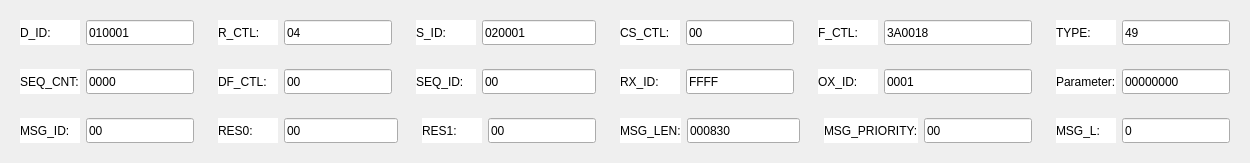
          <widget class="QWidget" name="widget_9" native="true">
           <property name="styleSheet">
            <string notr="true">#widget_9{
background-color: rgb(255, 255, 255);
border:1px solid rgb(70,90,120);
border-radius:3px;
}</string>
           </property>
           <layout class="QGridLayout" name="gridLayout_14">
            <item row="0" column="0">
             <widget class="QWidget" name="widget_10" native="true">
              <layout class="QGridLayout" name="gridLayout_15">
               <item row="0" column="0">
                <widget class="QLabel" name="label_8">
                 <property name="minimumSize">
                  <size>
                   <width>60</width>
                   <height>0</height>
                  </size>
                 </property>
                 <property name="styleSheet">
                  <string notr="true">color: rgb(0,0,0);
font: 75 11pt &quot;微软雅黑&quot;;
background-color: rgb(255,255,255);</string>
                 </property>
                 <property name="text">
                  <string>D_ID:</string>
                 </property>
                </widget>
               </item>
               <item row="0" column="1">
                <widget class="QLineEdit" name="lineEdit_D_ID">
                 <property name="minimumSize">
                  <size>
                   <width>80</width>
                   <height>25</height>
                  </size>
                 </property>
                 <property name="styleSheet">
                  <string notr="true">font: 75 11pt &quot;微软雅黑&quot;;</string>
                 </property>
                 <property name="text">
                  <string>010001</string>
                 </property>
                </widget>
               </item>
              </layout>
             </widget>
            </item>
            <item row="0" column="1">
             <widget class="QWidget" name="widget_11" native="true">
              <layout class="QGridLayout" name="gridLayout_16">
               <item row="0" column="0">
                <widget class="QLabel" name="label_9">
                 <property name="minimumSize">
                  <size>
                   <width>60</width>
                   <height>0</height>
                  </size>
                 </property>
                 <property name="styleSheet">
                  <string notr="true">color: rgb(0,0,0);
font: 75 11pt &quot;微软雅黑&quot;;
background-color: rgb(255,255,255);</string>
                 </property>
                 <property name="text">
                  <string>R_CTL:</string>
                 </property>
                </widget>
               </item>
               <item row="0" column="1">
                <widget class="QLineEdit" name="lineEdit_R_CTL">
                 <property name="minimumSize">
                  <size>
                   <width>80</width>
                   <height>25</height>
                  </size>
                 </property>
                 <property name="styleSheet">
                  <string notr="true">font: 75 11pt &quot;微软雅黑&quot;;</string>
                 </property>
                 <property name="text">
                  <string>04</string>
                 </property>
                </widget>
               </item>
              </layout>
             </widget>
            </item>
            <item row="0" column="2" colspan="2">
             <widget class="QWidget" name="widget_12" native="true">
              <layout class="QGridLayout" name="gridLayout_19">
               <item row="0" column="0">
                <widget class="QLabel" name="label_10">
                 <property name="minimumSize">
                  <size>
                   <width>60</width>
                   <height>0</height>
                  </size>
                 </property>
                 <property name="styleSheet">
                  <string notr="true">color: rgb(0,0,0);
font: 75 11pt &quot;微软雅黑&quot;;
background-color: rgb(255,255,255);</string>
                 </property>
                 <property name="text">
                  <string>S_ID:</string>
                 </property>
                </widget>
               </item>
               <item row="0" column="1">
                <widget class="QLineEdit" name="lineEdit_S_ID">
                 <property name="minimumSize">
                  <size>
                   <width>80</width>
                   <height>25</height>
                  </size>
                 </property>
                 <property name="styleSheet">
                  <string notr="true">font: 75 11pt &quot;微软雅黑&quot;;</string>
                 </property>
                 <property name="text">
                  <string>020001</string>
                 </property>
                </widget>
               </item>
              </layout>
             </widget>
            </item>
            <item row="0" column="4">
             <widget class="QWidget" name="widget_13" native="true">
              <layout class="QGridLayout" name="gridLayout_22">
               <item row="0" column="0">
                <widget class="QLabel" name="label_11">
                 <property name="minimumSize">
                  <size>
                   <width>60</width>
                   <height>0</height>
                  </size>
                 </property>
                 <property name="styleSheet">
                  <string notr="true">color: rgb(0,0,0);
font: 75 11pt &quot;微软雅黑&quot;;
background-color: rgb(255,255,255);</string>
                 </property>
                 <property name="text">
                  <string>CS_CTL:</string>
                 </property>
                </widget>
               </item>
               <item row="0" column="1">
                <widget class="QLineEdit" name="lineEdit_CS_CTL">
                 <property name="minimumSize">
                  <size>
                   <width>80</width>
                   <height>25</height>
                  </size>
                 </property>
                 <property name="styleSheet">
                  <string notr="true">font: 75 11pt &quot;微软雅黑&quot;;</string>
                 </property>
                 <property name="text">
                  <string>00</string>
                 </property>
                </widget>
               </item>
              </layout>
             </widget>
            </item>
            <item row="0" column="5" colspan="2">
             <widget class="QWidget" name="widget_14" native="true">
              <layout class="QGridLayout" name="gridLayout_17">
               <item row="0" column="0">
                <widget class="QLabel" name="label_F_CTL">
                 <property name="minimumSize">
                  <size>
                   <width>60</width>
                   <height>0</height>
                  </size>
                 </property>
                 <property name="styleSheet">
                  <string notr="true">color: rgb(0,0,0);
font: 75 11pt &quot;微软雅黑&quot;;
background-color: rgb(255,255,255);</string>
                 </property>
                 <property name="text">
                  <string>F_CTL:</string>
                 </property>
                </widget>
               </item>
               <item row="0" column="1">
                <widget class="QLineEdit" name="lineEdit_F_CTL">
                 <property name="minimumSize">
                  <size>
                   <width>80</width>
                   <height>25</height>
                  </size>
                 </property>
                 <property name="styleSheet">
                  <string notr="true">font: 75 11pt &quot;微软雅黑&quot;;</string>
                 </property>
                 <property name="text">
                  <string>3A0018</string>
                 </property>
                </widget>
               </item>
              </layout>
             </widget>
            </item>
            <item row="0" column="7">
             <widget class="QWidget" name="widget_15" native="true">
              <layout class="QGridLayout" name="gridLayout_18">
               <item row="0" column="0">
                <widget class="QLabel" name="label_13">
                 <property name="minimumSize">
                  <size>
                   <width>60</width>
                   <height>0</height>
                  </size>
                 </property>
                 <property name="styleSheet">
                  <string notr="true">color: rgb(0,0,0);
font: 75 11pt &quot;微软雅黑&quot;;
background-color: rgb(255,255,255);</string>
                 </property>
                 <property name="text">
                  <string>TYPE:</string>
                 </property>
                </widget>
               </item>
               <item row="0" column="1">
                <widget class="QLineEdit" name="lineEdit_TYPE">
                 <property name="minimumSize">
                  <size>
                   <width>80</width>
                   <height>25</height>
                  </size>
                 </property>
                 <property name="styleSheet">
                  <string notr="true">font: 75 11pt &quot;微软雅黑&quot;;</string>
                 </property>
                 <property name="text">
                  <string>49</string>
                 </property>
                </widget>
               </item>
              </layout>
             </widget>
            </item>
            <item row="1" column="0">
             <widget class="QWidget" name="widget_16" native="true">
              <layout class="QGridLayout" name="gridLayout_20">
               <item row="0" column="0">
                <widget class="QLabel" name="label_14">
                 <property name="minimumSize">
                  <size>
                   <width>60</width>
                   <height>0</height>
                  </size>
                 </property>
                 <property name="styleSheet">
                  <string notr="true">color: rgb(0,0,0);
font: 75 11pt &quot;微软雅黑&quot;;
background-color: rgb(255,255,255);</string>
                 </property>
                 <property name="text">
                  <string>SEQ_CNT:</string>
                 </property>
                </widget>
               </item>
               <item row="0" column="1">
                <widget class="QLineEdit" name="lineEdit_SEQ_CNT">
                 <property name="minimumSize">
                  <size>
                   <width>80</width>
                   <height>25</height>
                  </size>
                 </property>
                 <property name="styleSheet">
                  <string notr="true">font: 75 11pt &quot;微软雅黑&quot;;</string>
                 </property>
                 <property name="text">
                  <string>0000</string>
                 </property>
                </widget>
               </item>
              </layout>
             </widget>
            </item>
            <item row="1" column="1">
             <widget class="QWidget" name="widget_17" native="true">
              <layout class="QGridLayout" name="gridLayout_21">
               <item row="0" column="0">
                <widget class="QLabel" name="label_15">
                 <property name="minimumSize">
                  <size>
                   <width>60</width>
                   <height>0</height>
                  </size>
                 </property>
                 <property name="styleSheet">
                  <string notr="true">color: rgb(0,0,0);
font: 75 11pt &quot;微软雅黑&quot;;
background-color: rgb(255,255,255);</string>
                 </property>
                 <property name="text">
                  <string>DF_CTL:</string>
                 </property>
                </widget>
               </item>
               <item row="0" column="1">
                <widget class="QLineEdit" name="lineEdit_DF_CTL">
                 <property name="minimumSize">
                  <size>
                   <width>80</width>
                   <height>25</height>
                  </size>
                 </property>
                 <property name="styleSheet">
                  <string notr="true">font: 75 11pt &quot;微软雅黑&quot;;</string>
                 </property>
                 <property name="text">
                  <string>00</string>
                 </property>
                </widget>
               </item>
              </layout>
             </widget>
            </item>
            <item row="1" column="2" colspan="2">
             <widget class="QWidget" name="widget_18" native="true">
              <layout class="QGridLayout" name="gridLayout_23">
               <item row="0" column="0">
                <widget class="QLabel" name="label_16">
                 <property name="minimumSize">
                  <size>
                   <width>60</width>
                   <height>0</height>
                  </size>
                 </property>
                 <property name="styleSheet">
                  <string notr="true">color: rgb(0,0,0);
font: 75 11pt &quot;微软雅黑&quot;;
background-color: rgb(255,255,255);</string>
                 </property>
                 <property name="text">
                  <string>SEQ_ID:</string>
                 </property>
                </widget>
               </item>
               <item row="0" column="1">
                <widget class="QLineEdit" name="lineEdit_SEQ_ID">
                 <property name="minimumSize">
                  <size>
                   <width>80</width>
                   <height>25</height>
                  </size>
                 </property>
                 <property name="styleSheet">
                  <string notr="true">font: 75 11pt &quot;微软雅黑&quot;;</string>
                 </property>
                 <property name="text">
                  <string>00</string>
                 </property>
                </widget>
               </item>
              </layout>
             </widget>
            </item>
            <item row="1" column="4">
             <widget class="QWidget" name="widget_19" native="true">
              <layout class="QGridLayout" name="gridLayout_24">
               <item row="0" column="0">
                <widget class="QLabel" name="label_17">
                 <property name="minimumSize">
                  <size>
                   <width>60</width>
                   <height>0</height>
                  </size>
                 </property>
                 <property name="styleSheet">
                  <string notr="true">color: rgb(0,0,0);
font: 75 11pt &quot;微软雅黑&quot;;
background-color: rgb(255,255,255);</string>
                 </property>
                 <property name="text">
                  <string>RX_ID:</string>
                 </property>
                </widget>
               </item>
               <item row="0" column="1">
                <widget class="QLineEdit" name="lineEdit_RX_ID">
                 <property name="minimumSize">
                  <size>
                   <width>80</width>
                   <height>25</height>
                  </size>
                 </property>
                 <property name="styleSheet">
                  <string notr="true">font: 75 11pt &quot;微软雅黑&quot;;</string>
                 </property>
                 <property name="text">
                  <string>FFFF</string>
                 </property>
                </widget>
               </item>
              </layout>
             </widget>
            </item>
            <item row="1" column="5" colspan="2">
             <widget class="QWidget" name="widget_20" native="true">
              <layout class="QGridLayout" name="gridLayout_26">
               <item row="0" column="0">
                <widget class="QLabel" name="label_OX_ID">
                 <property name="minimumSize">
                  <size>
                   <width>60</width>
                   <height>0</height>
                  </size>
                 </property>
                 <property name="styleSheet">
                  <string notr="true">color: rgb(0,0,0);
font: 75 11pt &quot;微软雅黑&quot;;
background-color: rgb(255,255,255);</string>
                 </property>
                 <property name="text">
                  <string>OX_ID:</string>
                 </property>
                </widget>
               </item>
               <item row="0" column="1">
                <widget class="QLineEdit" name="lineEdit_OX_ID">
                 <property name="minimumSize">
                  <size>
                   <width>80</width>
                   <height>25</height>
                  </size>
                 </property>
                 <property name="styleSheet">
                  <string notr="true">font: 75 11pt &quot;微软雅黑&quot;;</string>
                 </property>
                 <property name="text">
                  <string>0001</string>
                 </property>
                </widget>
               </item>
              </layout>
             </widget>
            </item>
            <item row="1" column="7">
             <widget class="QWidget" name="widget_21" native="true">
              <layout class="QGridLayout" name="gridLayout_25">
               <item row="0" column="0">
                <widget class="QLabel" name="label_19">
                 <property name="minimumSize">
                  <size>
                   <width>60</width>
                   <height>0</height>
                  </size>
                 </property>
                 <property name="styleSheet">
                  <string notr="true">color: rgb(0,0,0);
font: 75 11pt &quot;微软雅黑&quot;;
background-color: rgb(255,255,255);</string>
                 </property>
                 <property name="text">
                  <string>Parameter:</string>
                 </property>
                </widget>
               </item>
               <item row="0" column="1">
                <widget class="QLineEdit" name="lineEdit_Parameter">
                 <property name="minimumSize">
                  <size>
                   <width>80</width>
                   <height>25</height>
                  </size>
                 </property>
                 <property name="styleSheet">
                  <string notr="true">font: 75 11pt &quot;微软雅黑&quot;;</string>
                 </property>
                 <property name="text">
                  <string>00000000</string>
                 </property>
                </widget>
               </item>
              </layout>
             </widget>
            </item>
            <item row="2" column="0">
             <widget class="QWidget" name="widget_22" native="true">
              <layout class="QGridLayout" name="gridLayout_27">
               <item row="0" column="0">
                <widget class="QLabel" name="label_20">
                 <property name="minimumSize">
                  <size>
                   <width>60</width>
                   <height>0</height>
                  </size>
                 </property>
                 <property name="styleSheet">
                  <string notr="true">color: rgb(0,0,0);
font: 75 11pt &quot;微软雅黑&quot;;
background-color: rgb(255,255,255);</string>
                 </property>
                 <property name="text">
                  <string>MSG_ID:</string>
                 </property>
                </widget>
               </item>
               <item row="0" column="1">
                <widget class="QLineEdit" name="lineEdit_MSG_ID">
                 <property name="minimumSize">
                  <size>
                   <width>80</width>
                   <height>25</height>
                  </size>
                 </property>
                 <property name="styleSheet">
                  <string notr="true">font: 75 11pt &quot;微软雅黑&quot;;</string>
                 </property>
                 <property name="text">
                  <string>00</string>
                 </property>
                </widget>
               </item>
              </layout>
             </widget>
            </item>
            <item row="2" column="1" colspan="2">
             <widget class="QWidget" name="widget_23" native="true">
              <layout class="QGridLayout" name="gridLayout_28">
               <item row="0" column="0">
                <widget class="QLabel" name="label_21">
                 <property name="minimumSize">
                  <size>
                   <width>60</width>
                   <height>0</height>
                  </size>
                 </property>
                 <property name="styleSheet">
                  <string notr="true">color: rgb(0,0,0);
font: 75 11pt &quot;微软雅黑&quot;;
background-color: rgb(255,255,255);</string>
                 </property>
                 <property name="text">
                  <string>RES0:</string>
                 </property>
                </widget>
               </item>
               <item row="0" column="1">
                <widget class="QLineEdit" name="lineEdit_RES0">
                 <property name="minimumSize">
                  <size>
                   <width>80</width>
                   <height>25</height>
                  </size>
                 </property>
                 <property name="styleSheet">
                  <string notr="true">font: 75 11pt &quot;微软雅黑&quot;;</string>
                 </property>
                 <property name="text">
                  <string>00</string>
                 </property>
                </widget>
               </item>
              </layout>
             </widget>
            </item>
            <item row="2" column="3">
             <widget class="QWidget" name="widget_24" native="true">
              <layout class="QGridLayout" name="gridLayout_29">
               <item row="0" column="0">
                <widget class="QLabel" name="label_22">
                 <property name="minimumSize">
                  <size>
                   <width>60</width>
                   <height>0</height>
                  </size>
                 </property>
                 <property name="styleSheet">
                  <string notr="true">color: rgb(0,0,0);
font: 75 11pt &quot;微软雅黑&quot;;
background-color: rgb(255,255,255);</string>
                 </property>
                 <property name="text">
                  <string>RES1:</string>
                 </property>
                </widget>
               </item>
               <item row="0" column="1">
                <widget class="QLineEdit" name="lineEdit_RES1">
                 <property name="minimumSize">
                  <size>
                   <width>80</width>
                   <height>25</height>
                  </size>
                 </property>
                 <property name="styleSheet">
                  <string notr="true">font: 75 11pt &quot;微软雅黑&quot;;</string>
                 </property>
                 <property name="text">
                  <string>00</string>
                 </property>
                </widget>
               </item>
              </layout>
             </widget>
            </item>
            <item row="2" column="4" colspan="2">
             <widget class="QWidget" name="widget_25" native="true">
              <layout class="QGridLayout" name="gridLayout_31">
               <item row="0" column="0">
                <widget class="QLabel" name="label_23">
                 <property name="minimumSize">
                  <size>
                   <width>60</width>
                   <height>0</height>
                  </size>
                 </property>
                 <property name="styleSheet">
                  <string notr="true">color: rgb(0,0,0);
font: 75 11pt &quot;微软雅黑&quot;;
background-color: rgb(255,255,255);</string>
                 </property>
                 <property name="text">
                  <string>MSG_LEN:</string>
                 </property>
                </widget>
               </item>
               <item row="0" column="1">
                <widget class="QLineEdit" name="lineEdit_MSG_LEN">
                 <property name="minimumSize">
                  <size>
                   <width>80</width>
                   <height>25</height>
                  </size>
                 </property>
                 <property name="styleSheet">
                  <string notr="true">font: 75 11pt &quot;微软雅黑&quot;;</string>
                 </property>
                 <property name="text">
                  <string>000830</string>
                 </property>
                </widget>
               </item>
              </layout>
             </widget>
            </item>
            <item row="2" column="6">
             <widget class="QWidget" name="widget_26" native="true">
              <layout class="QGridLayout" name="gridLayout_32">
               <item row="0" column="0">
                <widget class="QLabel" name="label_24">
                 <property name="minimumSize">
                  <size>
                   <width>60</width>
                   <height>0</height>
                  </size>
                 </property>
                 <property name="styleSheet">
                  <string notr="true">color: rgb(0,0,0);
font: 75 11pt &quot;微软雅黑&quot;;
background-color: rgb(255,255,255);</string>
                 </property>
                 <property name="text">
                  <string>MSG_PRIORITY:</string>
                 </property>
                </widget>
               </item>
               <item row="0" column="1">
                <widget class="QLineEdit" name="lineEdit_MSG_PRIORITY">
                 <property name="minimumSize">
                  <size>
                   <width>80</width>
                   <height>25</height>
                  </size>
                 </property>
                 <property name="styleSheet">
                  <string notr="true">font: 75 11pt &quot;微软雅黑&quot;;</string>
                 </property>
                 <property name="text">
                  <string>00</string>
                 </property>
                </widget>
               </item>
              </layout>
             </widget>
            </item>
            <item row="2" column="7">
             <widget class="QWidget" name="widget_27" native="true">
              <layout class="QGridLayout" name="gridLayout_35">
               <item row="0" column="0">
                <widget class="QLabel" name="label_25">
                 <property name="minimumSize">
                  <size>
                   <width>60</width>
                   <height>0</height>
                  </size>
                 </property>
                 <property name="styleSheet">
                  <string notr="true">color: rgb(0,0,0);
font: 75 11pt &quot;微软雅黑&quot;;
background-color: rgb(255,255,255);</string>
                 </property>
                 <property name="text">
                  <string>MSG_L:</string>
                 </property>
                </widget>
               </item>
               <item row="0" column="1">
                <widget class="QLineEdit" name="lineEdit_MSG_L">
                 <property name="minimumSize">
                  <size>
                   <width>80</width>
                   <height>25</height>
                  </size>
                 </property>
                 <property name="styleSheet">
                  <string notr="true">font: 75 11pt &quot;微软雅黑&quot;;</string>
                 </property>
                 <property name="text">
                  <string>0</string>
                 </property>
                </widget>
               </item>
              </layout>
             </widget>
            </item>
           </layout>
          </widget>
